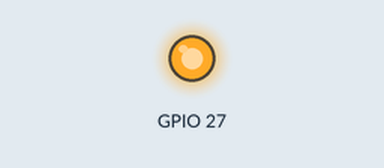
Simulated run of this program. Board: Raspberry Pi (BCM pin numbers). Parts: output pins drawn as LEDs (lit = HIGH). At 0.0 s the program stops and its outputs stay as they are.

Above: at 0.1 s.
Timing chart, 0 to 1.5 s (numbered marks = the images above):
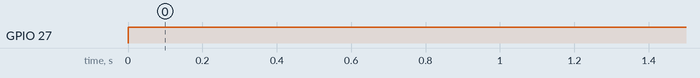

The program:

enciende.py
```python
#!usr/bin/env/ python
## enciende.py
#Importamos la libreria y le cambiamos el nombre a GPIO
import RPi.GPIO as GPIO
#Establecemos el sistema de numeracion que queramos,
#en este caso el sistema BCM
GPIO.setmode(GPIO.BCM)
#Configuramos el pin GPIO 27 como una salida
GPIO.setup(27, GPIO.OUT)
#Encendemos el led
GPIO.output(27, GPIO.HIGH)
```

Measured:
- by itself, GPIO 27: LOW → HIGH at 0.00 s
